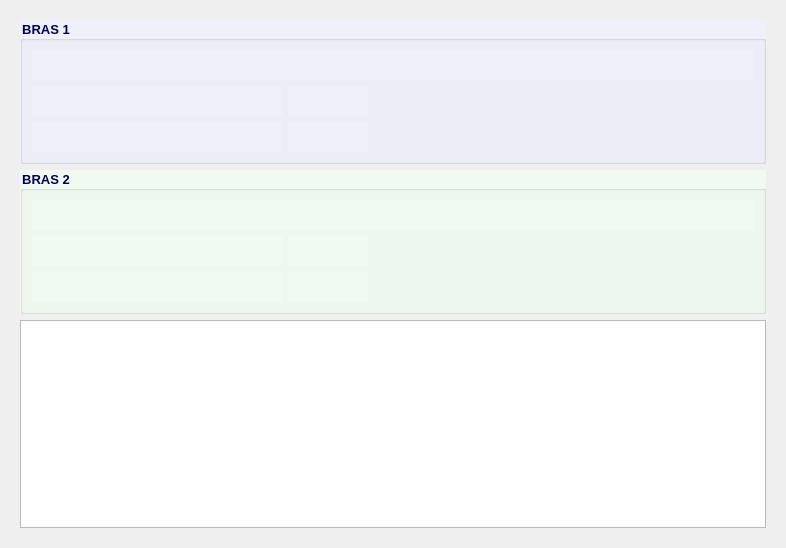
             <widget class="QWidget" name="scrollAreaWidgetContents_4">
              <property name="geometry">
               <rect>
                <x>0</x>
                <y>0</y>
                <width>786</width>
                <height>548</height>
               </rect>
              </property>
              <layout class="QVBoxLayout" name="verticalLayout_22">
               <item>
                <widget class="QFrame" name="brasGB">
                 <property name="minimumSize">
                  <size>
                   <width>0</width>
                   <height>0</height>
                  </size>
                 </property>
                 <property name="font">
                  <font>
                   <family>Tahoma</family>
                   <pointsize>10</pointsize>
                   <bold>true</bold>
                  </font>
                 </property>
                 <property name="styleSheet">
                  <string notr="true">color: rgb(0, 0, 81);</string>
                 </property>
                 <property name="lineWidth">
                  <number>0</number>
                 </property>
                 <layout class="QVBoxLayout" name="verticalLayout_14">
                  <item>
                   <widget class="QGroupBox" name="bras1GB">
                    <property name="font">
                     <font>
                      <family>Tahoma</family>
                      <pointsize>10</pointsize>
                      <bold>true</bold>
                     </font>
                    </property>
                    <property name="styleSheet">
                     <string notr="true">background-color: rgb(240, 240, 250);</string>
                    </property>
                    <property name="title">
                     <string>BRAS 1</string>
                    </property>
                    <layout class="QVBoxLayout" name="verticalLayout_12">
                     <item>
                      <layout class="QHBoxLayout" name="horizontalLayout_39">
                       <item>
                        <widget class="QLabel" name="bras1Lbl">
                         <property name="sizePolicy">
                          <sizepolicy hsizetype="Expanding" vsizetype="Preferred">
                           <horstretch>0</horstretch>
                           <verstretch>0</verstretch>
                          </sizepolicy>
                         </property>
                         <property name="minimumSize">
                          <size>
                           <width>0</width>
                           <height>30</height>
                          </size>
                         </property>
                         <property name="maximumSize">
                          <size>
                           <width>16777215</width>
                           <height>30</height>
                          </size>
                         </property>
                         <property name="font">
                          <font>
                           <family>Tahoma</family>
                           <pointsize>10</pointsize>
                           <bold>true</bold>
                          </font>
                         </property>
                         <property name="styleSheet">
                          <string notr="true">color: rgb(85, 0, 127);</string>
                         </property>
                         <property name="text">
                          <string/>
                         </property>
                        </widget>
                       </item>
                      </layout>
                     </item>
                     <item>
                      <layout class="QHBoxLayout" name="horizontalLayout_40">
                       <item>
                        <widget class="QLabel" name="b1a1Lbl">
                         <property name="minimumSize">
                          <size>
                           <width>250</width>
                           <height>30</height>
                          </size>
                         </property>
                         <property name="maximumSize">
                          <size>
                           <width>16777215</width>
                           <height>30</height>
                          </size>
                         </property>
                         <property name="font">
                          <font>
                           <family>Tahoma</family>
                           <pointsize>10</pointsize>
                           <bold>true</bold>
                          </font>
                         </property>
                         <property name="text">
                          <string/>
                         </property>
                         <property name="wordWrap">
                          <bool>true</bool>
                         </property>
                        </widget>
                       </item>
                       <item>
                        <widget class="QLabel" name="bras1Agg1EthLbl">
                         <property name="minimumSize">
                          <size>
                           <width>80</width>
                           <height>30</height>
                          </size>
                         </property>
                         <property name="maximumSize">
                          <size>
                           <width>16777215</width>
                           <height>30</height>
                          </size>
                         </property>
                         <property name="font">
                          <font>
                           <family>Tahoma</family>
                           <pointsize>10</pointsize>
                           <bold>true</bold>
                          </font>
                         </property>
                         <property name="styleSheet">
                          <string notr="true">color: rgb(85, 0, 127);</string>
                         </property>
                         <property name="text">
                          <string/>
                         </property>
                        </widget>
                       </item>
                       <item>
                        <spacer name="horizontalSpacer_45">
                         <property name="font">
                          <font>
                           <family>Tahoma</family>
                           <pointsize>10</pointsize>
                          </font>
                         </property>
                         <property name="orientation">
                          <enum>Qt::Orientation::Horizontal</enum>
                         </property>
                         <property name="sizeHint" stdset="0">
                          <size>
                           <width>40</width>
                           <height>20</height>
                          </size>
                         </property>
                        </spacer>
                       </item>
                      </layout>
                     </item>
                     <item>
                      <layout class="QHBoxLayout" name="horizontalLayout_6">
                       <item>
                        <widget class="QLabel" name="b1a2Lbl">
                         <property name="minimumSize">
                          <size>
                           <width>250</width>
                           <height>30</height>
                          </size>
                         </property>
                         <property name="maximumSize">
                          <size>
                           <width>16777215</width>
                           <height>30</height>
                          </size>
                         </property>
                         <property name="font">
                          <font>
                           <family>Tahoma</family>
                           <pointsize>10</pointsize>
                           <bold>true</bold>
                          </font>
                         </property>
                         <property name="text">
                          <string/>
                         </property>
                         <property name="wordWrap">
                          <bool>true</bool>
                         </property>
                        </widget>
                       </item>
                       <item>
                        <widget class="QLabel" name="bras1Agg2EthLbl">
                         <property name="minimumSize">
                          <size>
                           <width>80</width>
                           <height>30</height>
                          </size>
                         </property>
                         <property name="maximumSize">
                          <size>
                           <width>16777215</width>
                           <height>30</height>
                          </size>
                         </property>
                         <property name="font">
                          <font>
                           <family>Tahoma</family>
                           <pointsize>10</pointsize>
                           <bold>true</bold>
                          </font>
                         </property>
                         <property name="styleSheet">
                          <string notr="true">color: rgb(85, 0, 127);</string>
                         </property>
                         <property name="text">
                          <string/>
                         </property>
                        </widget>
                       </item>
                       <item>
                        <spacer name="horizontalSpacer_9">
                         <property name="orientation">
                          <enum>Qt::Orientation::Horizontal</enum>
                         </property>
                         <property name="sizeHint" stdset="0">
                          <size>
                           <width>40</width>
                           <height>20</height>
                          </size>
                         </property>
                        </spacer>
                       </item>
                      </layout>
                     </item>
                    </layout>
                   </widget>
                  </item>
                  <item>
                   <widget class="QGroupBox" name="bras2GB">
                    <property name="font">
                     <font>
                      <family>Tahoma</family>
                      <pointsize>10</pointsize>
                      <bold>true</bold>
                     </font>
                    </property>
                    <property name="styleSheet">
                     <string notr="true">background-color: rgb(240, 250, 240);</string>
                    </property>
                    <property name="title">
                     <string>BRAS 2</string>
                    </property>
                    <layout class="QVBoxLayout" name="verticalLayout_13">
                     <item>
                      <layout class="QHBoxLayout" name="horizontalLayout_41">
                       <item>
                        <widget class="QLabel" name="bras2Lbl">
                         <property name="sizePolicy">
                          <sizepolicy hsizetype="Expanding" vsizetype="Preferred">
                           <horstretch>0</horstretch>
                           <verstretch>0</verstretch>
                          </sizepolicy>
                         </property>
                         <property name="minimumSize">
                          <size>
                           <width>0</width>
                           <height>30</height>
                          </size>
                         </property>
                         <property name="maximumSize">
                          <size>
                           <width>16777215</width>
                           <height>30</height>
                          </size>
                         </property>
                         <property name="font">
                          <font>
                           <family>Tahoma</family>
                           <pointsize>10</pointsize>
                           <bold>true</bold>
                          </font>
                         </property>
                         <property name="styleSheet">
                          <string notr="true">color: rgb(85, 0, 127);</string>
                         </property>
                         <property name="text">
                          <string/>
                         </property>
                        </widget>
                       </item>
                      </layout>
                     </item>
                     <item>
                      <layout class="QHBoxLayout" name="horizontalLayout_42">
                       <item>
                        <widget class="QLabel" name="b2a1Lbl">
                         <property name="minimumSize">
                          <size>
                           <width>250</width>
                           <height>30</height>
                          </size>
                         </property>
                         <property name="maximumSize">
                          <size>
                           <width>16777215</width>
                           <height>30</height>
                          </size>
                         </property>
                         <property name="font">
                          <font>
                           <family>Tahoma</family>
                           <pointsize>10</pointsize>
                           <bold>true</bold>
                          </font>
                         </property>
                         <property name="text">
                          <string/>
                         </property>
                         <property name="wordWrap">
                          <bool>true</bool>
                         </property>
                        </widget>
                       </item>
                       <item>
                        <widget class="QLabel" name="bras2Agg1EthLbl">
                         <property name="minimumSize">
                          <size>
                           <width>80</width>
                           <height>30</height>
                          </size>
                         </property>
                         <property name="maximumSize">
                          <size>
                           <width>16777215</width>
                           <height>30</height>
                          </size>
                         </property>
                         <property name="font">
                          <font>
                           <family>Tahoma</family>
                           <pointsize>10</pointsize>
                           <bold>true</bold>
                          </font>
                         </property>
                         <property name="styleSheet">
                          <string notr="true">color: rgb(85, 0, 127);</string>
                         </property>
                         <property name="text">
                          <string/>
                         </property>
                        </widget>
                       </item>
                       <item>
                        <spacer name="horizontalSpacer_48">
                         <property name="font">
                          <font>
                           <family>Tahoma</family>
                           <pointsize>10</pointsize>
                          </font>
                         </property>
                         <property name="orientation">
                          <enum>Qt::Orientation::Horizontal</enum>
                         </property>
                         <property name="sizeHint" stdset="0">
                          <size>
                           <width>40</width>
                           <height>20</height>
                          </size>
                         </property>
                        </spacer>
                       </item>
                      </layout>
                     </item>
                     <item>
                      <layout class="QHBoxLayout" name="horizontalLayout_7">
                       <item>
                        <widget class="QLabel" name="b2a2Lbl">
                         <property name="minimumSize">
                          <size>
                           <width>250</width>
                           <height>30</height>
                          </size>
                         </property>
                         <property name="maximumSize">
                          <size>
                           <width>16777215</width>
                           <height>30</height>
                          </size>
                         </property>
                         <property name="font">
                          <font>
                           <family>Tahoma</family>
                           <pointsize>10</pointsize>
                           <bold>true</bold>
                          </font>
                         </property>
                         <property name="text">
                          <string/>
                         </property>
                         <property name="wordWrap">
                          <bool>true</bool>
                         </property>
                        </widget>
                       </item>
                       <item>
                        <widget class="QLabel" name="bras2Agg2EthLbl">
                         <property name="minimumSize">
                          <size>
                           <width>80</width>
                           <height>30</height>
                          </size>
                         </property>
                         <property name="maximumSize">
                          <size>
                           <width>16777215</width>
                           <height>30</height>
                          </size>
                         </property>
                         <property name="font">
                          <font>
                           <family>Tahoma</family>
                           <pointsize>10</pointsize>
                           <bold>true</bold>
                          </font>
                         </property>
                         <property name="styleSheet">
                          <string notr="true">color: rgb(85, 0, 127);</string>
                         </property>
                         <property name="text">
                          <string/>
                         </property>
                        </widget>
                       </item>
                       <item>
                        <spacer name="horizontalSpacer_10">
                         <property name="orientation">
                          <enum>Qt::Orientation::Horizontal</enum>
                         </property>
                         <property name="sizeHint" stdset="0">
                          <size>
                           <width>40</width>
                           <height>20</height>
                          </size>
                         </property>
                        </spacer>
                       </item>
                      </layout>
                     </item>
                    </layout>
                   </widget>
                  </item>
                  <item>
                   <widget class="QTableView" name="brasTV">
                    <property name="minimumSize">
                     <size>
                      <width>0</width>
                      <height>200</height>
                     </size>
                    </property>
                    <property name="font">
                     <font>
                      <family>Tahoma</family>
                      <pointsize>10</pointsize>
                      <bold>false</bold>
                     </font>
                    </property>
                    <property name="styleSheet">
                     <string notr="true"/>
                    </property>
                    <property name="alternatingRowColors">
                     <bool>true</bool>
                    </property>
                    <property name="selectionMode">
                     <enum>QAbstractItemView::SelectionMode::SingleSelection</enum>
                    </property>
                    <property name="selectionBehavior">
                     <enum>QAbstractItemView::SelectionBehavior::SelectRows</enum>
                    </property>
                   </widget>
                  </item>
                 </layout>
                </widget>
               </item>
              </layout>
             </widget>
